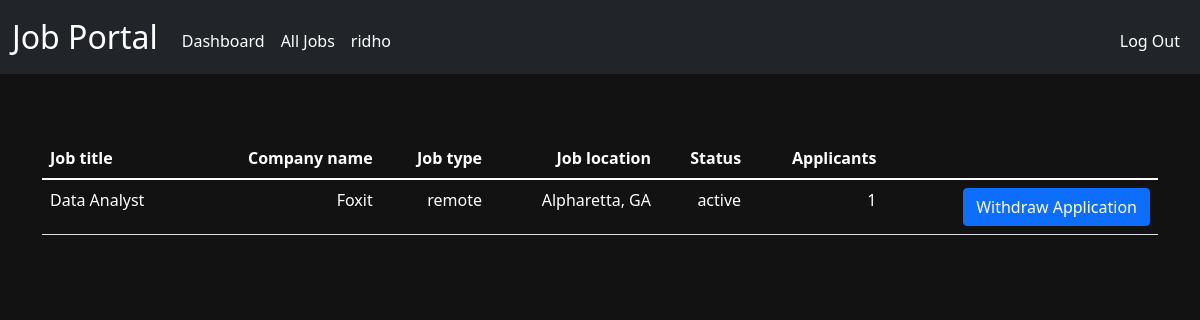
The page /manage-application (signed in) on the database its author committed.
### tables this page shows
CREATE TABLE users (
	    id INTEGER PRIMARY KEY AUTOINCREMENT NOT NULL, 
	    username TEXT NOT NULL, 
	    hash TEXT NOT NULL,
 	    user_type TEXT NOT NULL	
	);

CREATE TABLE applied_jobs (
    id INTEGER PRIMARY KEY,
    applicant INTEGER NOT NULL,
    job_applied INTEGER NOT NULL,
    apply_time TEXT NOT NULL,
    FOREIGN KEY (applicant) REFERENCES users(id),
    FOREIGN KEY (job_applied) REFERENCES jobs(id)
);

CREATE TABLE jobs (
    id INTEGER PRIMARY KEY,
    title TEXT NOT NULL,
    company TEXT,
    type TEXT,
    location TEXT,
    description TEXT,
    status TEXT NOT NULL,
    posted_by TEXT NOT NULL,
    applicants INTEGER NOT NULL DEFAULT 0,
    FOREIGN KEY (posted_by) REFERENCES users(username)
);

### app.py (the view)
@app.route("/manage-application", methods=["GET", "POST"])
@login_required
def manage_application():
    user_type = session.get("user_type")
    if user_type == "recruiter":
        return apology("you're not an applicant", 400)
    user_id = session["user_id"]
    user = db.execute("SELECT * FROM users WHERE id = :id", id=user_id)[0]
    username = user["username"]
    applied_jobs = db.execute("""SELECT jobs.*, applied_jobs.apply_time
                                    FROM jobs
                                    JOIN applied_jobs ON jobs.id = applied_jobs.job_applied
                                    WHERE applied_jobs.applicant = (SELECT id FROM users WHERE username = :username);
                                """, username=username)
    return render_template("manage-application.html", applied_jobs=applied_jobs, username=username)

### app.py (called while the page is built)
@app.after_request
def after_request(response):
    response.headers["Cache-Control"] = "no-cache, no-store, must-revalidate"
    response.headers["Expires"] = 0
    response.headers["Pragma"] = "no-cache"
    return response

### helpers.py (called while the page is built)
def login_required(f):
    @wraps(f)
    def decorated_function(*args, **kwargs):
        if session.get("user_id") is None:
            return redirect("/login")
        return f(*args, **kwargs)
    return decorated_function

### templates/manage-application.html (shortened to what this page needs)
<!DOCTYPE html>
<html lang="en">
<head>
    <link href="https://cdn.jsdelivr.net/npm/bootstrap@5.1.3/dist/css/bootstrap.min.css" rel="stylesheet">
    <link href="/static/styles.css" rel="stylesheet">
</head>
<body class="dark-mode">
    <nav class="navbar navbar-expand-md navbar-dark bg-dark">
        <div class="container-fluid">
            <a class="navbar-brand" href="/"><span class="white">Job Portal</span></a>
            <div class="collapse navbar-collapse" id="navbar">
                {% if session["user_id"] %}
                    <ul class="navbar-nav me-auto mt-2">
                        <li class="nav-item"><a class="nav-link" href="/dashboard">Dashboard</a></li>
                        <li class="nav-item"><a class="nav-link" href="/all-jobs">All Jobs</a></li>
                        <li class="nav-item"><span class="nav-link">{{ username }}</span></li>
                    </ul>
                    <ul class="navbar-nav ms-auto mt-2">
                        <li class="nav-item"><a class="nav-link" href="/logout">Log Out</a></li>
                    </ul>
                {% else %}
                    <ul class="navbar-nav ms-auto mt-2">
                        <li class="nav-item"><a class="nav-link" href="/login">Log In</a></li>
                    </ul>
                {% endif %}
            </div>
        </div>
    </nav>
    <main class="container py-5 text-center">
    <table class="table text-white">
        <thead>
            <tr>
                <th class="text-start" style="max-width: 300px;">Job title</th>
                <th class="text-end" style="max-width: 250px;">Company name</th>
                <th class="text-end" style="max-width: 150px;">Job type</th>
                <th class="text-end">Job location</th>
                <th class="text-end">Status</th>
                <th class="text-end">Applicants</th>
            </tr>
        </thead>
        <tbody>
            {% for applied_job in applied_jobs %}
            <p>
                <tr>
                    <td class="text-start" style="max-width: 300px;">{{ applied_job.title }}</td>
                    <td class="text-end" style="max-width: 250px;">{{ applied_job.company }}</td>
                    <td class="text-end" style="max-width: 150px;">{{ applied_job.type }}</td>
                    <td class="text-end">{{ applied_job.location }}</td>
                    <td class="text-end">{{ applied_job.status }}</td>
                    <td class="text-end">{{ applied_job.applicants }}</td>
                    <td class="text-end">
                        <form method="post" action="/withdraw-application">
                            <button class="btn btn-primary" type="submit">Withdraw Application</button>
                        </form>
                    </td>
                </tr>
            </p>
            {% endfor %}
        </tbody>
    </table>
</body>
</html>

### static/styles.css (style rules this page uses)
nav .navbar-brand { font-size: xx-large; }

### templates/manage-application.html (style rules this page uses)
body.dark-mode { background-color: #121212; color: #ffffff; }
.navbar-dark .navbar-nav .nav-link { color: #ffffff !important; }
.navbar-dark .navbar-brand { color: #ffffff !important; }

### rows shown on the page
users: username "ridho"
applied_jobs: title "Data Analyst", company "Foxit", type "remote", location "Alpharetta, GA", status "active", applicants "1"
